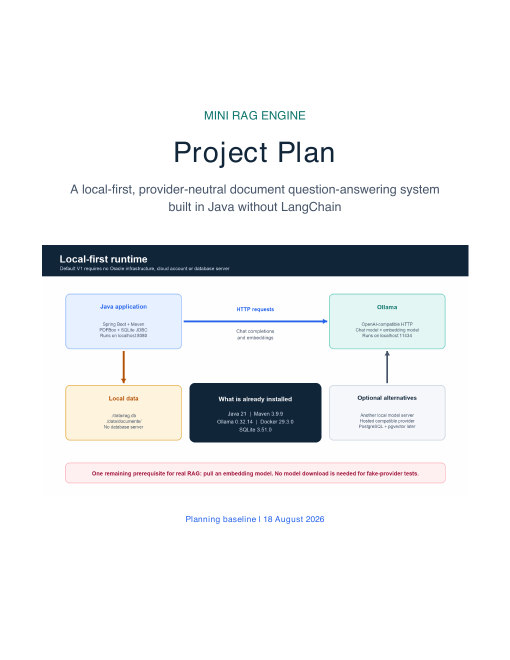
#> input picture mini-rag-engine/project-plan/qa/page-01.png, 1020 x 1320 px (shown at 1/2 size); its folder holds only this picture in this run
$ python make_contact_sheets.py
#> lines starting #> are read from the running program, lines starting #| are printed output that depends on the picture
#!/usr/bin/env python3
from pathlib import Path
from PIL import Image, ImageDraw, ImageFont

ROOT = Path(__file__).resolve().parent
pages = sorted(ROOT.glob("page-*.png"))
if not pages:
    raise SystemExit("No rendered pages found")

font = ImageFont.truetype("/System/Library/Fonts/Supplemental/Arial Bold.ttf", 26)
for sheet_index in range(0, len(pages), 4):
    selected = pages[sheet_index:sheet_index + 4]
    sheet = Image.new("RGB", (1500, 1020), "#DCE3EC")
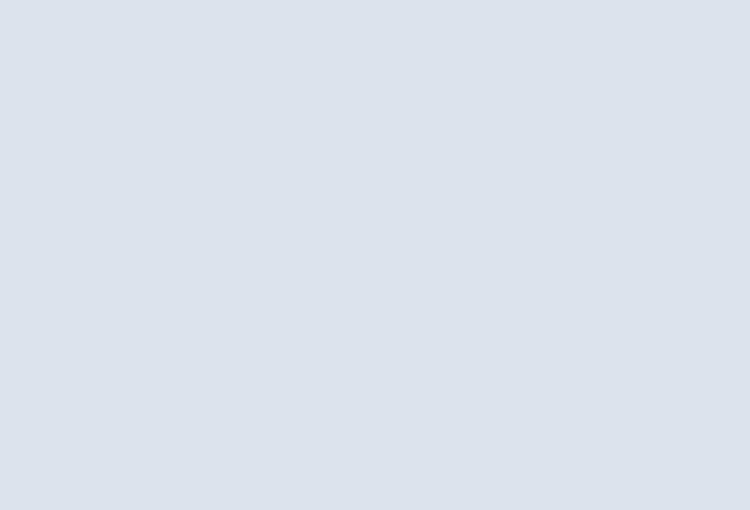
#> sheet: PIL image 1500x1020 RGB (shown at 1/2 size); mean R, G, B 220, 227, 236
    draw = ImageDraw.Draw(sheet)
    for slot, path in enumerate(selected):
        page = Image.open(path).convert("RGB")
#> page is the input picture: PIL image 1020x1320 RGB; mean R, G, B 236.3, 237.6, 239.1
        # Two rows must fit fully within the 1020px contact sheet.
        page.thumbnail((700, 420))
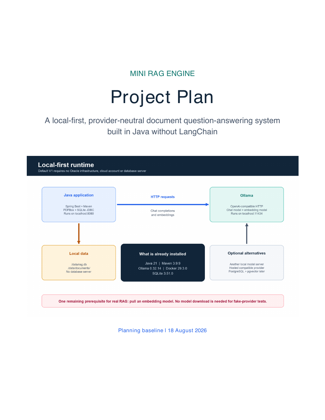
#> page: PIL image 325x420 RGB; mean R, G, B 236.1, 237.5, 239
        x = 35 + (slot % 2) * 740
        y = 70 + (slot // 2) * 490
        sheet.paste(page, (x, y))
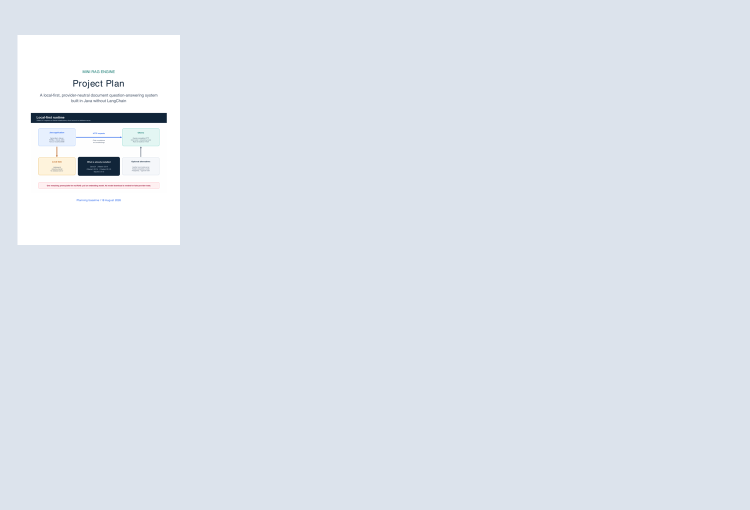
#> sheet: PIL image 1500x1020 RGB (shown at 1/2 size); mean R, G, B 221.4, 227.9, 236.3
        draw.text((x, 24 + (slot // 2) * 490), path.stem, fill="#12263A", font=font)
    sheet.save(ROOT / f"contact-{sheet_index // 4 + 1}.png", dpi=(120, 120))

$ run again, on mini-rag-engine/project-plan/qa/page-05.png
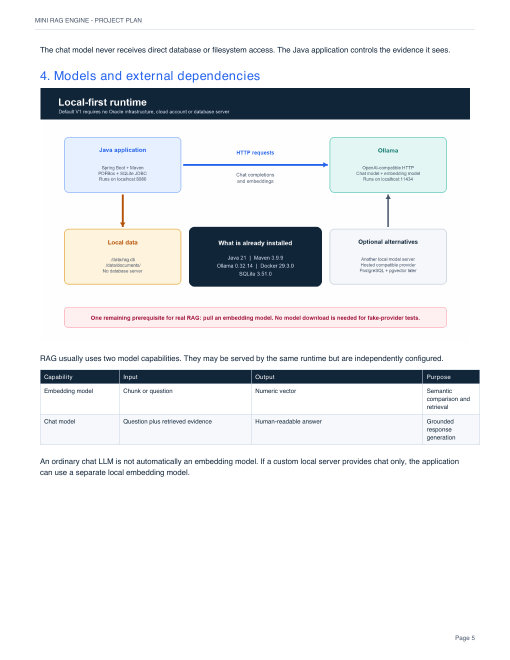
#> input picture mini-rag-engine/project-plan/qa/page-05.png, 1020 x 1320 px (shown at 1/2 size)
#> page is the input picture: PIL image 1020x1320 RGB; mean R, G, B 230.7, 232.6, 234.8
#> `page.thumbnail((700, 420))`:
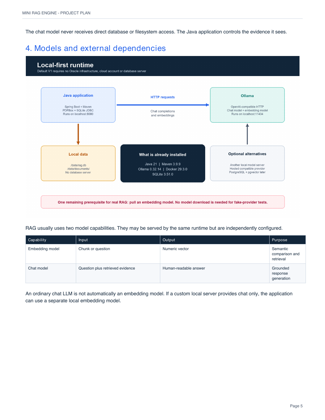
#> page: PIL image 325x420 RGB; mean R, G, B 230.6, 232.4, 234.7
#> `sheet.paste(page, (x, y))`:
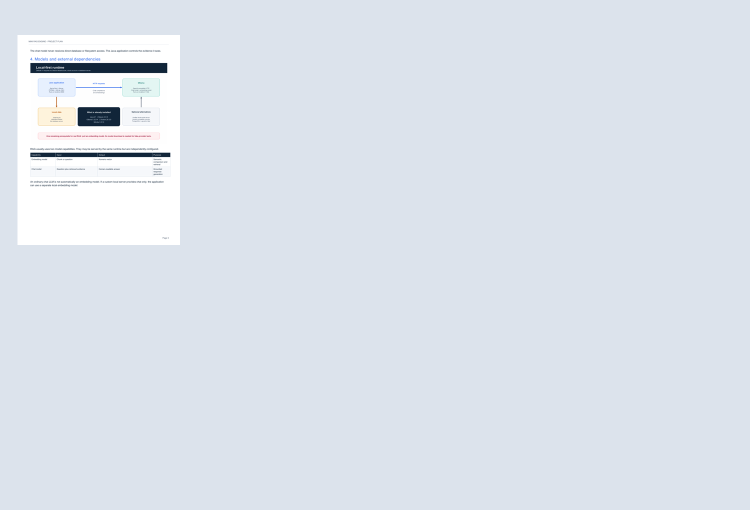
#> sheet: PIL image 1500x1020 RGB (shown at 1/2 size); mean R, G, B 220.9, 227.5, 235.9

$ run again, on mini-rag-engine/project-plan/qa/page-07.png
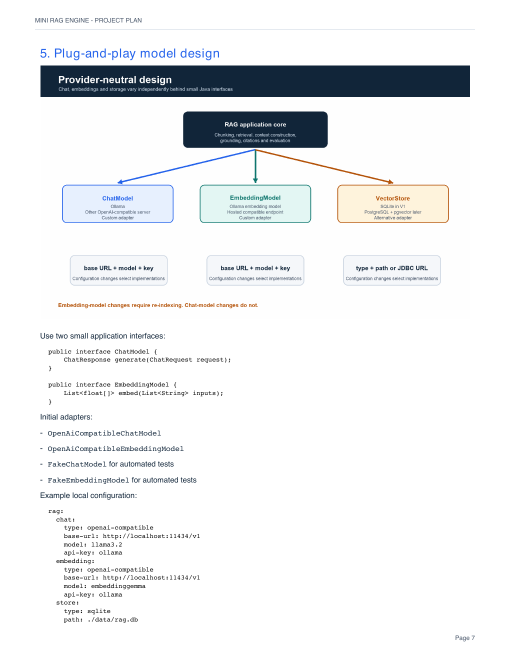
#> input picture mini-rag-engine/project-plan/qa/page-07.png, 1020 x 1320 px (shown at 1/2 size)
#> page is the input picture: PIL image 1020x1320 RGB; mean R, G, B 237.3, 238.9, 240.3
#> `page.thumbnail((700, 420))`:
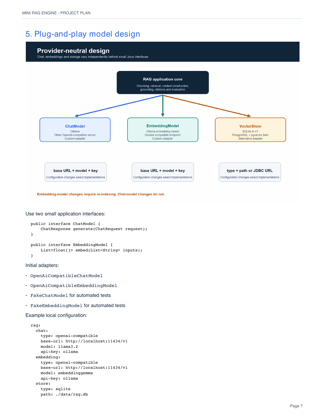
#> page: PIL image 325x420 RGB; mean R, G, B 237.2, 238.7, 240.1
#> `sheet.paste(page, (x, y))`:
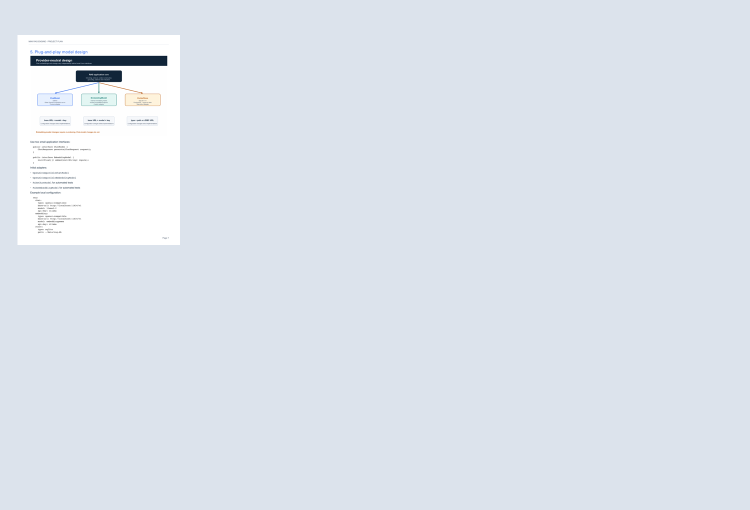
#> sheet: PIL image 1500x1020 RGB (shown at 1/2 size); mean R, G, B 221.5, 228, 236.4

$ run again, on mini-rag-engine/project-plan/qa/page-02.png
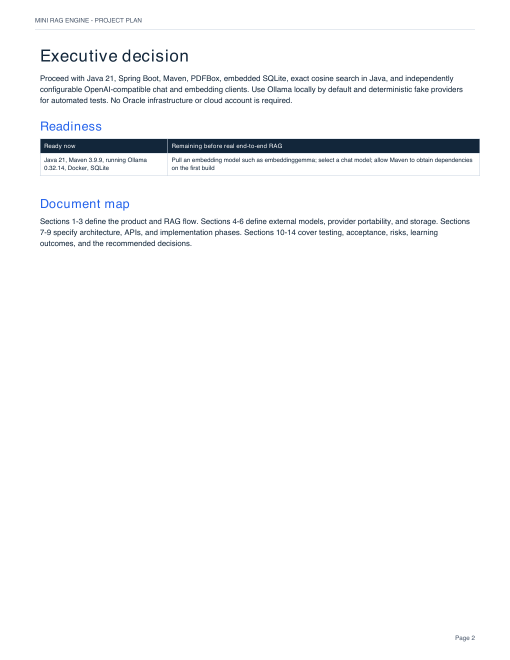
#> input picture mini-rag-engine/project-plan/qa/page-02.png, 1020 x 1320 px (shown at 1/2 size)
#> page is the input picture: PIL image 1020x1320 RGB; mean R, G, B 247.1, 247.9, 248.7
#> `page.thumbnail((700, 420))`:
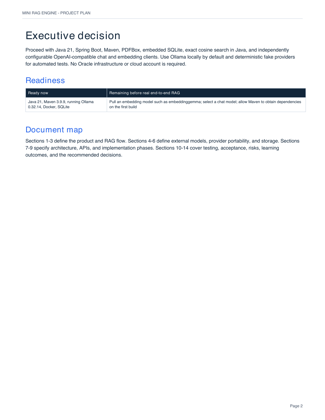
#> page: PIL image 325x420 RGB; mean R, G, B 247, 247.7, 248.6
#> `sheet.paste(page, (x, y))`:
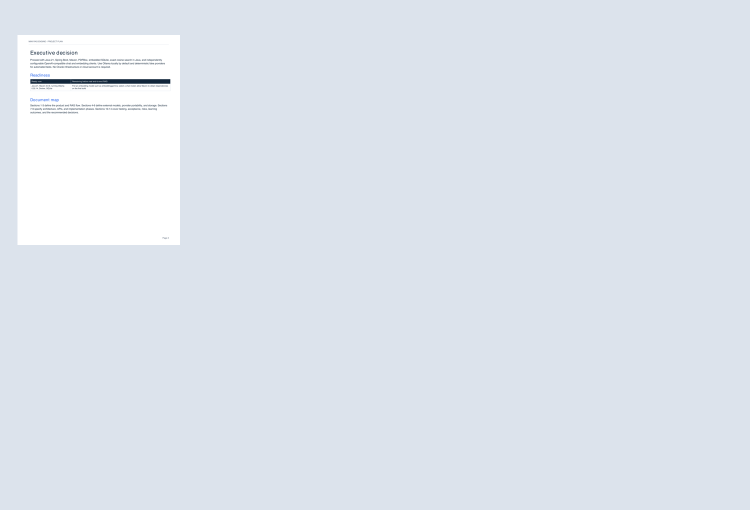
#> sheet: PIL image 1500x1020 RGB (shown at 1/2 size); mean R, G, B 222.4, 228.8, 237.1
